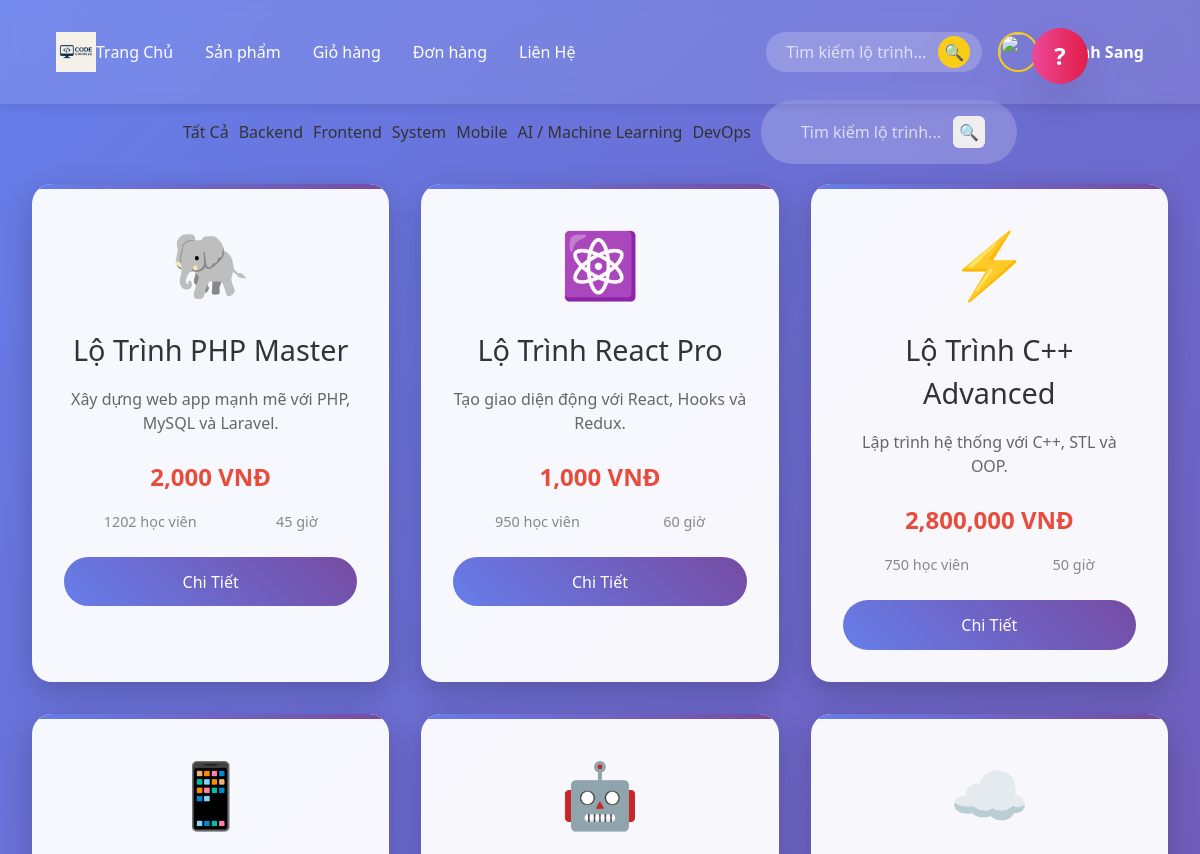
/category.php (signed in, upper part), run on an earlier commit of the app's database.
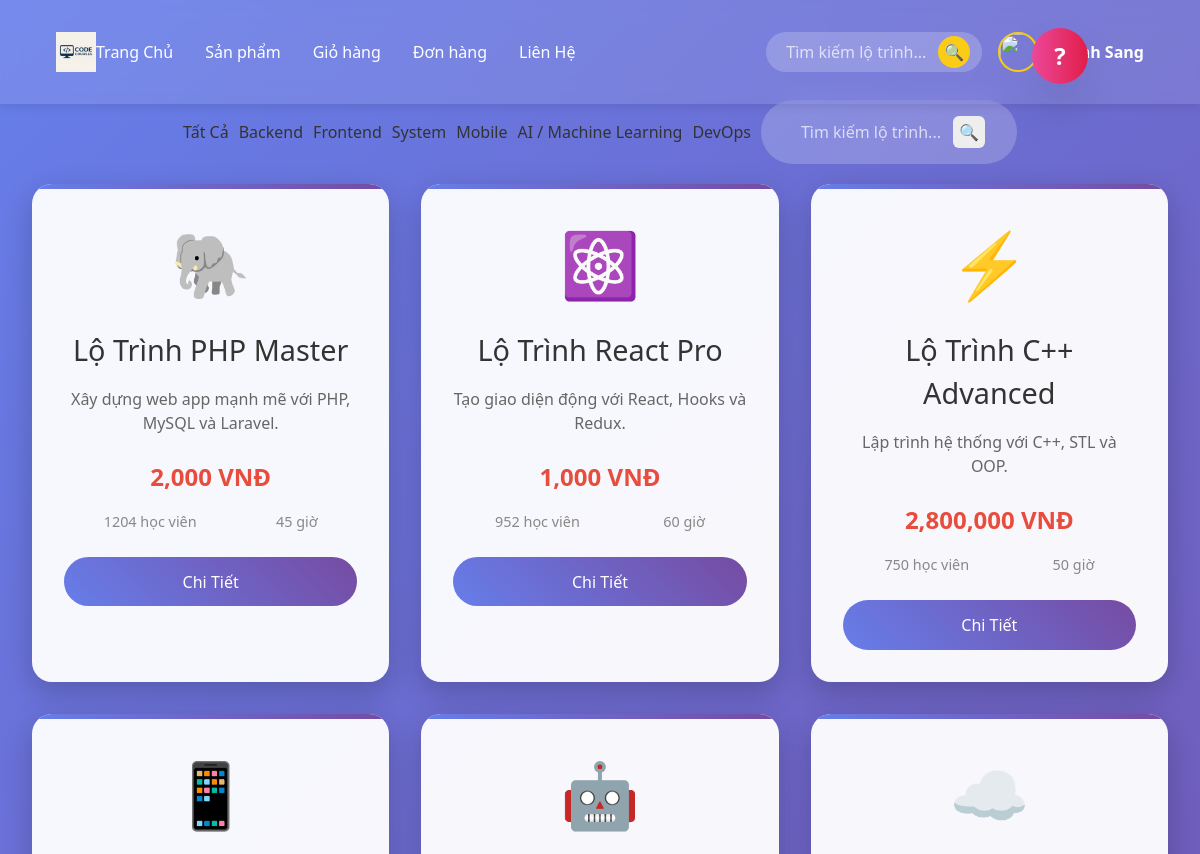
And on a later commit of the database.
### tables this page shows
CREATE TABLE `courses` (
  `id` int(11) NOT NULL,
  `ten_khoa_hoc` varchar(255) NOT NULL,
  `mo_ta` text DEFAULT NULL,
  `gia` decimal(10,2) NOT NULL,
  `so_hoc_vien` int(11) DEFAULT 0,
  `so_gio_hoc` int(11) DEFAULT 0,
  `danh_muc` varchar(100) DEFAULT NULL,
  `bieu_tuong` varchar(10) DEFAULT NULL,
  `anh_dai_dien` varchar(255) DEFAULT NULL,
  `ngay_tao` datetime DEFAULT current_timestamp(),
  `ngay_cap_nhat` datetime DEFAULT current_timestamp() ON UPDATE current_timestamp(),
  `danh_muc_id` int(11) DEFAULT NULL
);

### controllers/CourseController.php (called while the page is built, shortened)
<?php
require_once __DIR__ . '/../models/Course.php';
class CourseController {
  public function __construct($db) {
    $this->model = new Course($db);
  }
}

### models/Course.php (called while the page is built, shortened)
<?php
class Course {
  private $conn;
  public function __construct($db) {
    $this->conn = $db;
  }
 public function getAll() {
  $sql = "SELECT * FROM courses ORDER BY id ASC";
  $result = $this->conn->query($sql);
  return $result->fetch_all(MYSQLI_ASSOC);
}
}

### category.php (the view, shortened to what this page needs)
<?php
require_once __DIR__ . '/db.php';
require_once __DIR__ . '/controllers/CourseController.php';
$db = (new Database())->connect();
$controller = new CourseController($db);
$courses = $controller->model->getAll();
$category = $_GET['cat'] ?? 'all';
if ($category === 'all') {
  $courses = $controller->model->getAll();
} else {
  $courses = $controller->model->getByCategory($category);
}
?>
<!DOCTYPE html>
<html lang="vi">
<head>
  <?php include __DIR__ . '/layout/head.php'; ?>
  <link rel="stylesheet" href="category.css">
</head>
<body>
  <header>
    <?php include __DIR__ . '/layout/header.php'; ?>
  </header>
  <section class="courses-section">
    <div class="filter-menu">
      <div class="filter-menu">
        <a href="category.php?cat=all" class="active">Tất Cả</a>
        <a href="category.php?cat=backend">Backend</a>
        <a href="category.php?cat=frontend">Frontend</a>
        <a href="category.php?cat=system">System</a>
        <a href="category.php?cat=mobile">Mobile</a>
        <a href="category.php?cat=ai">AI / Machine Learning</a>
        <a href="category.php?cat=devops">DevOps</a>
      </div>
      <div class="flex items-center bg-white/20 rounded-full px-8 py-1">
          <input
            type="text"
            id="searchInput"
            placeholder="Tìm kiếm lộ trình... (gõ để lọc, nhấn 🔍 để AI sâu)"
            class="bg-transparent text-white placeholder-white/70 focus:outline-none px-2 w-40"
          />
          <button id="searchBtn" class="bg-yellow-400 text-gray-800 rounded-full w-8 h-8 flex items-center justify-center hover:bg-yellow-300">🔍</button>
      </div>
    </div>
    <div class="courses-grid" id="categoryCourses">
      <?php foreach ($courses as $course): ?>
        <div class="course-card" data-category="<?= strtolower($course['danh_muc']) ?>" data-title="<?= htmlspecialchars(strtolower($course['ten_khoa_hoc'])) ?>" data-desc="<?= htmlspecialchars(strtolower($course['mo_ta'])) ?>" onclick="goToDetail(<?= $course['id'] ?>)">
          <div class="course-icon"><?= htmlspecialchars($course['bieu_tuong']) ?></div>
          <h3 class="course-title"><?= htmlspecialchars($course['ten_khoa_hoc']) ?></h3>
          <p class="course-desc"><?= htmlspecialchars($course['mo_ta']) ?></p>
          <div class="price"><?= number_format($course['gia']) ?> VNĐ</div>
          <div class="stats">
            <span><?= $course['so_hoc_vien'] ?> học viên</span>
            <span><?= $course['so_gio_hoc'] ?> giờ</span>
          </div>
          <button class="enroll-btn">Chi Tiết</button>
        </div>
      <?php endforeach; ?>
    </div>
  </section>
<?php include __DIR__ . '/search-results.php'; ?>
</body>
</html>

What changed in the data, as far as the page shows it:
changed courses "Lộ Trình PHP Master": so_hoc_vien "1202" → "1204"
changed courses "Lộ Trình React Pro": so_hoc_vien "950" → "952"
